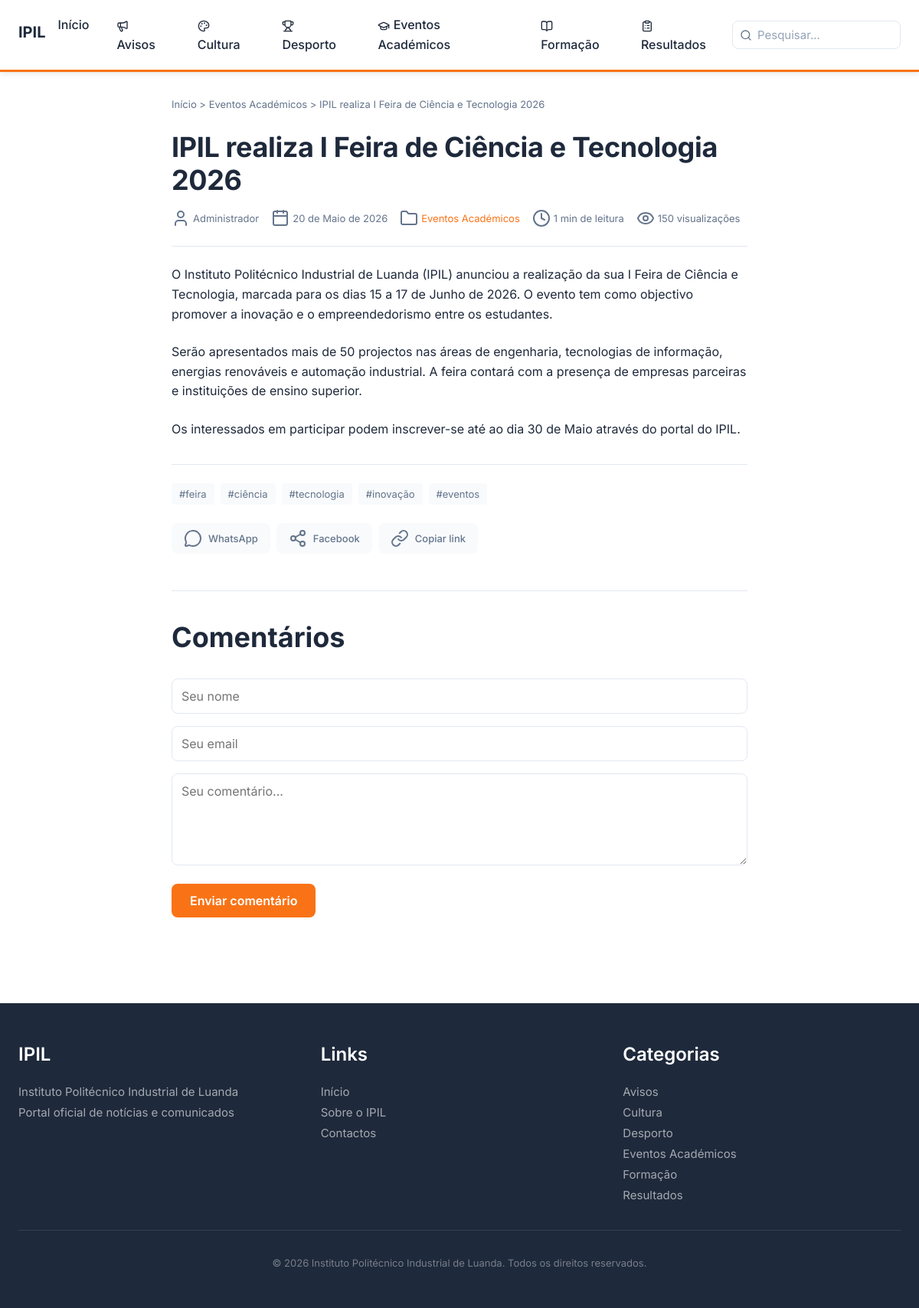
The page /noticia.php?id=1 on the database its author committed.
### tables this page shows
CREATE TABLE IF NOT EXISTS categorias (
    id        INT UNSIGNED AUTO_INCREMENT PRIMARY KEY,
    nome      VARCHAR(80) NOT NULL,
    slug      VARCHAR(80) NOT NULL UNIQUE,
    cor       VARCHAR(7) NOT NULL DEFAULT '#F97316',
    icone     VARCHAR(50) DEFAULT NULL,
    descricao TEXT DEFAULT NULL,
    ativa     TINYINT(1) NOT NULL DEFAULT 1,
    criada_em DATETIME NOT NULL DEFAULT CURRENT_TIMESTAMP
);

CREATE TABLE IF NOT EXISTS noticias (
    id              INT UNSIGNED AUTO_INCREMENT PRIMARY KEY,
    titulo          VARCHAR(255) NOT NULL,
    slug            VARCHAR(255) NOT NULL UNIQUE,
    resumo          TEXT NOT NULL,
    conteudo        LONGTEXT NOT NULL,
    imagem_capa     VARCHAR(255) DEFAULT NULL,
    alt_imagem      VARCHAR(255) DEFAULT NULL,
    autor_id        INT UNSIGNED NOT NULL,
    categoria_id    INT UNSIGNED NOT NULL,
    status          ENUM('rascunho','pendente','publicado','arquivado') NOT NULL DEFAULT 'rascunho',
    destaque        TINYINT(1) NOT NULL DEFAULT 0,
    views           INT UNSIGNED NOT NULL DEFAULT 0,
    permitir_comentarios TINYINT(1) NOT NULL DEFAULT 1,
    tags            VARCHAR(500) DEFAULT NULL,
    publicado_em    DATETIME DEFAULT NULL,
    criado_em       DATETIME NOT NULL DEFAULT CURRENT_TIMESTAMP,
    atualizado_em   DATETIME NOT NULL DEFAULT CURRENT_TIMESTAMP ON UPDATE CURRENT_TIMESTAMP,
    FOREIGN KEY (autor_id)     REFERENCES utilizadores(id) ON DELETE RESTRICT,
    FOREIGN KEY (categoria_id) REFERENCES categorias(id)   ON DELETE RESTRICT,
    INDEX idx_status    (status),
    INDEX idx_destaque  (destaque),
    INDEX idx_publicado (publicado_em)
);

CREATE TABLE IF NOT EXISTS utilizadores (
    id            INT UNSIGNED AUTO_INCREMENT PRIMARY KEY,
    nome          VARCHAR(100) NOT NULL,
    email         VARCHAR(150) NOT NULL UNIQUE,
    senha         VARCHAR(255) NOT NULL,
    perfil        ENUM('super_admin','admin','editor','autor') NOT NULL DEFAULT 'autor',
    avatar        VARCHAR(255) DEFAULT NULL,
    bio           TEXT DEFAULT NULL,
    ativo         TINYINT(1) NOT NULL DEFAULT 1,
    ultimo_login  DATETIME DEFAULT NULL,
    criado_em     DATETIME NOT NULL DEFAULT CURRENT_TIMESTAMP,
    atualizado_em DATETIME NOT NULL DEFAULT CURRENT_TIMESTAMP ON UPDATE CURRENT_TIMESTAMP
);

### includes/funcoes.php (called while the page is built, shortened)
<?php
function tempo_leitura($conteudo) {
    $palavras = str_word_count(strip_tags($conteudo));
    $minutos = max(1, ceil($palavras / 200));
    return $minutos . ' min de leitura';
}
function formatar_data($data) {
    $meses = [
        'January' => 'Janeiro', 'February' => 'Fevereiro', 'March' => 'Março',
        'April' => 'Abril', 'May' => 'Maio', 'June' => 'Junho',
        'July' => 'Julho', 'August' => 'Agosto', 'September' => 'Setembro',
        'October' => 'Outubro', 'November' => 'Novembro', 'December' => 'Dezembro'
    ];
    $ts = strtotime($data);
    $mes = $meses[date('F', $ts)] ?? date('F', $ts);
    return date('d', $ts) . ' de ' . $mes . ' de ' . date('Y', $ts);
}

### noticia.php (the view, shortened to what this page needs)
<?php
require_once 'config/conexao.php';
require_once 'includes/funcoes.php';
$id = (int) ($_GET['id'] ?? 0);
$stmt = $pdo->prepare("SELECT n.*, u.nome AS autor_nome, u.bio AS autor_bio, c.nome AS categoria_nome, c.slug AS categoria_slug, c.cor AS categoria_cor
                        FROM noticias n
                        JOIN utilizadores u ON n.autor_id = u.id
                        JOIN categorias c ON n.categoria_id = c.id
                        WHERE n.id = ?");
$stmt->execute([$id]);
$noticia = $stmt->fetch();
$pdo->prepare("UPDATE noticias SET views = views + 1 WHERE id = ?")->execute([$id]);
include 'includes/header.php';
?>
<div class="news-page">
  <div class="breadcrumb">
    <a href="index.php">Início</a> &gt;
    <a href="categoria.php?slug=<?= htmlspecialchars($noticia['categoria_slug']) ?>"><?= htmlspecialchars($noticia['categoria_nome']) ?></a> &gt;
    <span style="color:var(--color-text-muted)"><?= htmlspecialchars($noticia['titulo']) ?></span>
  </div>
  <h1 class="news-title"><?= htmlspecialchars($noticia['titulo']) ?></h1>
  <div class="news-meta">
    <span><i data-lucide="user"></i> <?= htmlspecialchars($noticia['autor_nome']) ?></span>
    <span><i data-lucide="calendar"></i> <?= $noticia['publicado_em'] ? formatar_data($noticia['publicado_em']) : '' ?></span>
    <span><i data-lucide="folder"></i> <a href="categoria.php?slug=<?= htmlspecialchars($noticia['categoria_slug']) ?>" style="color:<?= htmlspecialchars($noticia['categoria_cor']) ?>"><?= htmlspecialchars($noticia['categoria_nome']) ?></a></span>
    <span><i data-lucide="clock"></i> <?= tempo_leitura($noticia['conteudo']) ?></span>
    <span><i data-lucide="eye"></i> <?= number_format($noticia['views'], 0, ',', '.') ?> visualizações</span>
  </div>
  <div class="news-content">
    <?= $noticia['conteudo'] ?>
  </div>
  <?php if ($noticia['tags']): ?>
  <div class="news-tags">
    <?php foreach (explode(',', $noticia['tags']) as $tag): ?>
      <a href="pesquisa.php?q=<?= urlencode(trim($tag)) ?>">#<?= htmlspecialchars(trim($tag)) ?></a>
    <?php endforeach; ?>
  </div>
  <?php endif; ?>
  <div class="news-share">
    <a href="https://api.whatsapp.com/send?text=<?= urlencode($noticia['titulo'] . ' - ' . SITE_URL . '/noticia.php?id=' . $id) ?>" target="_blank"><i data-lucide="message-circle"></i> WhatsApp</a>
    <a href="https://www.facebook.com/sharer/sharer.php?u=<?= urlencode(SITE_URL . '/noticia.php?id=' . $id) ?>" target="_blank"><i data-lucide="share-2"></i> Facebook</a>
    <a href="#" onclick="navigator.clipboard.writeText('<?= SITE_URL ?>/noticia.php?id=<?= $id ?>');alert('Link copiado!');return false"><i data-lucide="link"></i> Copiar link</a>
  </div>
  <?php if ($noticia['permitir_comentarios']): ?>
  <div class="comments-section">
    <h2>Comentários</h2>
    <form method="POST" class="comment-form">
      <input type="text" name="nome" placeholder="Seu nome" required>
      <input type="email" name="email" placeholder="Seu email" required>
      <textarea name="mensagem" placeholder="Seu comentário..." required></textarea>
      <button type="submit" name="comentar">Enviar comentário</button>
    </form>
  </div>
  <?php endif; ?>
</div>
<?php include 'includes/footer.php'; ?>

### includes/header.php (shortened to what this page needs)
<?php
require_once __DIR__ . '/../config/conexao.php';
$stmt = $pdo->query("SELECT id, nome, slug, cor, icone FROM categorias WHERE ativa = 1 ORDER BY nome");
$categorias_nav = $stmt->fetchAll();
?>
<!DOCTYPE html>
<html lang="pt">
<head>
<link rel="stylesheet" href="assets/css/style.css">
</head>
<body>
<nav class="navbar">
  <a href="index.php" class="navbar-logo"><strong style="font-size:1.25rem;color:var(--color-text)">IPIL</strong></a>
  <div class="navbar-links">
    <a href="index.php" class="<?= basename($_SERVER['PHP_SELF']) === 'index.php' ? 'active' : '' ?>">Início</a>
    <?php foreach ($categorias_nav as $cat): ?>
    <a href="categoria.php?slug=<?= htmlspecialchars($cat['slug']) ?>"><i data-lucide="<?= htmlspecialchars($cat['icone'] ?? 'hash') ?>" class="lucide-icon"></i> <?= htmlspecialchars($cat['nome']) ?></a>
    <?php endforeach; ?>
  </div>
  <div class="navbar-search">
    <form action="pesquisa.php" method="GET">
      <input type="text" name="q" placeholder="Pesquisar..." value="<?= htmlspecialchars($_GET['q'] ?? '') ?>">
    </form>
  </div>
</nav>

### includes/footer.php (shortened to what this page needs)
<footer class="footer">
  <div class="footer-grid">
    <div>
      <h3>IPIL</h3>
      <p>Instituto Politécnico Industrial de Luanda</p>
      <p>Portal oficial de notícias e comunicados</p>
    </div>
    <div>
      <h3>Links</h3>
      <p><a href="index.php">Início</a></p>
      <p><a href="#">Sobre o IPIL</a></p>
      <p><a href="#">Contactos</a></p>
    </div>
    <div>
      <h3>Categorias</h3>
      <?php if (isset($categorias_nav)): ?>
        <?php foreach ($categorias_nav as $cat): ?>
          <p><a href="categoria.php?slug=<?= htmlspecialchars($cat['slug']) ?>"><?= htmlspecialchars($cat['nome']) ?></a></p>
        <?php endforeach; ?>
      <?php endif; ?>
    </div>
  </div>
  <div class="footer-bottom">
    &copy; <?= date('Y') ?> Instituto Politécnico Industrial de Luanda. Todos os direitos reservados.
  </div>
</footer>
</body>
</html>

### assets/css/variables.css (style rules this page uses)
:root { --color-primary: #F97316; --color-primary-dark: #EA580C; --color-primary-light: #FED7AA; --color-bg: #FFFFFF; --color-bg-soft: #FFF7ED; --color-surface: #F8FAFC; --color-border: #E2E8F0; --color-text: #1E293B; --color-text-muted: #64748B; --color-danger: #EF4444; --color-success: #22C55E; --color-warning: #EAB308; --font-family: 'Inter', system-ui, -apple-system, sans-serif; --font-display: 800; --font-headline: 700; --font-title: 600; --font-body: 400; --font-label: 500; --lh-tight: 1.1; --lh-heading: 1.2; --lh-body: 1.6; --text-display: clamp(2rem, 5vw, 3.5rem); --text-headline: clamp(1.5rem, 3vw, 2.25rem); --text-title: clamp(1.125rem, 2vw, 1.5rem); --text-body: 1rem; --text-small: 0.9375rem; --text-label: 0.8125rem; --space-xs: 4px; --space-sm: 8px; --space-md: 16px; --space-lg: 24px; --space-xl: 32px; --space-xxl: 48px; --radius-sm: 4px; --radius-md: 8px; --radius-lg: 12px; --shadow-card: 0 1px 3px rgba(0,0,0,0.08); --shadow-card-hover: 0 4px 12px rgba(0,0,0,0.12); --shadow-nav: 0 2px 8px rgba(0,0,0,0.1); --shadow-modal: 0 8px 24px rgba(0,0,0,0.15); --ease-out: cubic-bezier(0.19, 1, 0.22, 1); --duration-fast: 200ms; --duration-med: 300ms; }
* { margin: 0; padding: 0; box-sizing: border-box; }
body { font-family: var(--font-family); font-weight: var(--font-body); font-size: var(--text-body); line-height: var(--lh-body); color: var(--color-text); background: var(--color-bg); -webkit-font-smoothing: antialiased; -moz-osx-font-smoothing: grayscale; }
a { color: var(--color-primary); text-decoration: none; transition: color var(--duration-fast) var(--ease-out); }

### rows shown on the page
categorias: nome "Avisos"
categorias: nome "Cultura"
categorias: nome "Desporto"
categorias: nome "Eventos Académicos"
categorias: nome "Formação"
categorias: nome "Resultados"
noticias: categoria.nome "Eventos Académicos", titulo "IPIL realiza I Feira de Ciência e Tecnologia 2026", autor.nome "Administrador", publicado_em "20 de Maio de 2026", conteudo "1 min de leitura", views "150", conteudo "O Instituto Politécnico Industrial de Luanda (IPIL) anunciou a realização da sua I Feira de Ciência e Tecnologia, marcada para os dias 15 a 17 de Junho de 2026. O evento tem como objectivo promover a inovação e o empreendedorismo entre os estudantes. Serão apresentados mais de 50 projectos nas áreas de engenharia, tecnologias de informação, energias renováveis e automação industrial. A feira contará com a presença de empresas parceiras e instituições de ensino superior. Os interessados em participar podem inscrever-se até ao dia 30 de Maio através do portal do IPIL.", tags "feira", tags "ciência", tags "tecnologia", tags "inovação", tags "eventos"
